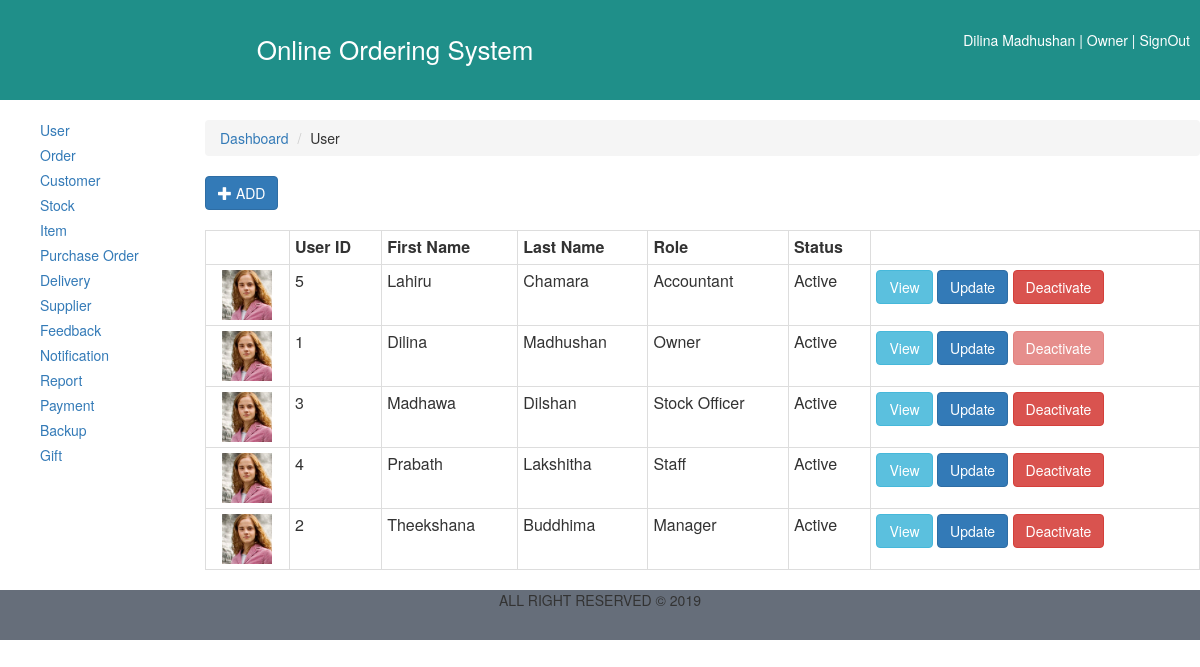
Page /apps/view/user.php (signed in) on the committed database.
### tables this page shows
CREATE TABLE `module_role` (
  `m_id` int(11) NOT NULL,
  `role_id` int(11) NOT NULL
);

CREATE TABLE `module` (
  `m_id` int(5) NOT NULL,
  `m_name` varchar(200) NOT NULL
);

CREATE TABLE `user` (
  `user_id` int(11) NOT NULL,
  `user_fname` varchar(200) NOT NULL,
  `user_lname` varchar(200) NOT NULL,
  `user_dob` date NOT NULL,
  `user_nic` varchar(20) NOT NULL,
  `user_tel` varchar(20) NOT NULL,
  `user_gender` varchar(10) NOT NULL,
  `user_image` text NOT NULL,
  `user_status` varchar(10) NOT NULL,
  `role_id` int(11) NOT NULL
);

CREATE TABLE `role` (
  `role_id` int(11) NOT NULL,
  `role_name` varchar(200) NOT NULL
);

### apps/common/session_handling.php (called while the page is built, shortened)
<?php
	if(!isset($_SESSION)){
		$userinfo = $_SESSION['userinfo'];
	}
?>

### apps/model/modulemodel.php (called while the page is built)
<?php
	class modulemodel{
		function getUserModules($role_id, $con){
			$sql = "SELECT * FROM module m, module_role mr WHERE m.m_id = mr.m_id AND mr.role_id = \"$role_id\"";
			$r = $con->query($sql);
			return $r;
		}
	}
?>

### apps/model/usermodel.php (called while the page is built, shortened)
<?php
	class usermodel{
		public function viewAllUsers($con){
			$sql = "SELECT * FROM user u, role r, login l WHERE u.role_id = r.role_id AND u.user_id = l.user_id";
			$r = $con->query($sql);
			return $r;
		}
	}
?>

### apps/view/user.php (the view, shortened to what this page needs)
<?php
	if(isset($_GET['user_id']) && isset($_GET['value'])){
		include '../controller/controller.php';
		$user_id = $_GET['user_id'];
		$value = $_GET['value'];
		$ob = new controller();
		$ob->aordcontroller($user_id, $value);
	}else{
	include '../common/session_handling.php';
	include '../common/dbconnection.php';
	include '../model/modulemodel.php';
	include '../model/usermodel.php';
	$ob = new dbconnection();
	$con = $ob->connection();
	$role_id = $userinfo['role_id'];
	$user_id = $userinfo['user_id'];
	$obm = new modulemodel();
	$resultm = $obm->getUserModules($role_id, $con);
	$obusermodel = new usermodel();
	$resultum = $obusermodel->viewAllUsers($con);
?>
<html>
	<head>
		<link rel="stylesheet" href="../resources/css/layout1.css">
		<link rel="stylesheet" href="../resources/bootstrap/css/bootstrap.min.css">
	</head>
	<body>
		<div id="main">
				<div id="header">
					<div class="row">
						<div class="col-md-8">
							<div class="hea1" align="center">Online Ordering System</div>
						</div>
						<div class="col-md-4">
							<div class="prof">
								<?php echo $userinfo['user_fname'] . " " . $userinfo['user_lname'] . " | " . $userinfo['role_name'] ; ?>
								| <a class="signout" href="signout.php">SignOut</a>
							</div>
						</div>
					</div>
				</div>
				<div id="content">
					<div class="row">
						<div class="col-md-2">
							<div class="pad1">
								<ul class = "list1">
									<?php
									while($row = $resultm->fetch_assoc()){
										$lm_name = strtolower($row['m_name']);
										$url = $lm_name.".php";
									?>
									<li>
										<a href="<?php echo $url; ?>">
											<?php echo $row['m_name']; ?>
										</a>
									</li>
									<?php } ?>
								</ul>
							</div>
						</div>
						<div class="col-sm-10">
							<div class="pad1">
								<ul class="breadcrumb">
									<li>
										<a href = "dashboard.php">Dashboard</a>
									</li>
									<li>User</li>
								</ul>
							</div>
							<div>
								<a href="adduser.php">
									<button type="button" class="btn btn-primary">
										<span class="glyphicon glyphicon-plus"></span> ADD
									</button>
								</a>
							</div>
							<div class="clearfix">&nbsp;</div>
							<div>
								<table class="table table-bordered table-condensed">
									<tr>
										<th>&nbsp;</th>
										<th>User ID</th>
										<th>First Name</th>
										<th>Last Name</th>
										<th>Role</th>
										<th>Status</th>
										<th>&nbsp;</th>
									</tr>
									<?php
										while($rowu=$resultum->fetch_assoc()){
											if($rowu['user_image'] == ""){
												$iname = "Emma.jpg";
												$path = "../resources/images/" . $iname;
											}else{
												$iname = $rowu['user_image'];
												$path = "../resources/images/user images/" . $iname;
											}
											if($rowu['user_status'] == "Active"){
												$label = "Deactivate";
												$style = "danger";
												$value = "Deactive";
											}else{
												$label = "Activate";
												$style = "success";
												$value = "Active";
											}
									?>
										<tr>
											<td align="center"><img src="<?php echo $path;  ?>" width="50" /></td>
											<td><?php echo $rowu['user_id']; ?></td>
											<td><?php echo $rowu['user_fname']; ?></td>
											<td><?php echo $rowu['user_lname']; ?></td>
											<td><?php echo $rowu['role_name']; ?></td>
											<td><?php echo $rowu['user_status']; ?></td>
											<td>
												<a href="viewuser.php?user_id=<?php echo $rowu['user_id']; ?>">
													<button type="button" class="btn btn-info sm">View</button>
												</a>
												<a href="updateuser.php?user_id=<?php echo $rowu['user_id']; ?>">
													<button type="button" class="btn btn-primary sm">Update</button>
												</a>
												<?php
												if($user_id == $rowu['user_id']){ ?>
													<button type="button" class="btn btn-danger" disabled>Deactivate</button>
												<?php }else{ ?>
												<a href="user.php?user_id=<?php echo $rowu['user_id']; ?>&value=<?php echo $value; ?>">
													<button type="button" class="btn btn-<?php echo $style; ?> sm" onclick="return confirmation('<?php echo $label; ?>')"><?php echo $label ?></button>
												</a>
												<?php } ?>
											</td>
										</tr>
									<?php
										}
									?>
								</table>
							</div>
						</div>
					</div>
				</div>
				<div id="footer">
					<?php include'../common/footer.php'; ?>
				</div>
		</div>
	</body>
</html>
<?php
	}
?>

### apps/common/footer.php
ALL RIGHT RESERVED &copy <?php echo date("Y"); ?>

### apps/resources/css/layout1.css (style rules this page uses)
div#main { width: 100%; }
div#header { height: 100px; background-color: #1f8f89; padding-top:30px; }
div#content { min-height: 400px; }
div#footer { height: 50px; text-align: center; background-color: #666e7a; }
.hea1 { font-size: 26px; color: #FFF; }
.prof { color: #FFF; text-align: right; padding-right: 10px; }
a.signout { color: #FFF; transition-duration: 0.3s; text-decoration: none; }
.pad1 { padding-top: 20px; }
.list1 { list-style: none; }
.list1 li { padding-bottom: 5px; }

### rows in the picture
module_role: m.m_name "User"
module_role: m.m_name "Order"
module_role: m.m_name "Customer"
module_role: m.m_name "Stock"
module_role: m.m_name "Item"
module_role: m.m_name "Purchase Order"
module_role: m.m_name "Delivery"
module_role: m.m_name "Supplier"
module_role: m.m_name "Feedback"
module_role: m.m_name "Notification"
module_role: m.m_name "Report"
module_role: m.m_name "Payment"
module_role: m.m_name "Backup"
module_role: m.m_name "Gift"
user: login.user_id "5", user_fname "Lahiru", user_lname "Chamara", role.role_name "Accountant", user_status "Active", user_status "Deactivate"
user: login.user_id "1", user_fname "Dilina", user_lname "Madhushan", role.role_name "Owner", user_status "Active", shows "Deactivate"
user: login.user_id "3", user_fname "Madhawa", user_lname "Dilshan", role.role_name "Stock Officer", user_status "Active", user_status "Deactivate"
user: login.user_id "4", user_fname "Prabath", user_lname "Lakshitha", role.role_name "Staff", user_status "Active", user_status "Deactivate"
user: login.user_id "2", user_fname "Theekshana", user_lname "Buddhima", role.role_name "Manager", user_status "Active", user_status "Deactivate"

### other values in the picture
$userinfo['user_fname'] "Dilina"
$userinfo['user_lname'] "Madhushan"
$userinfo['role_name'] "Owner"
